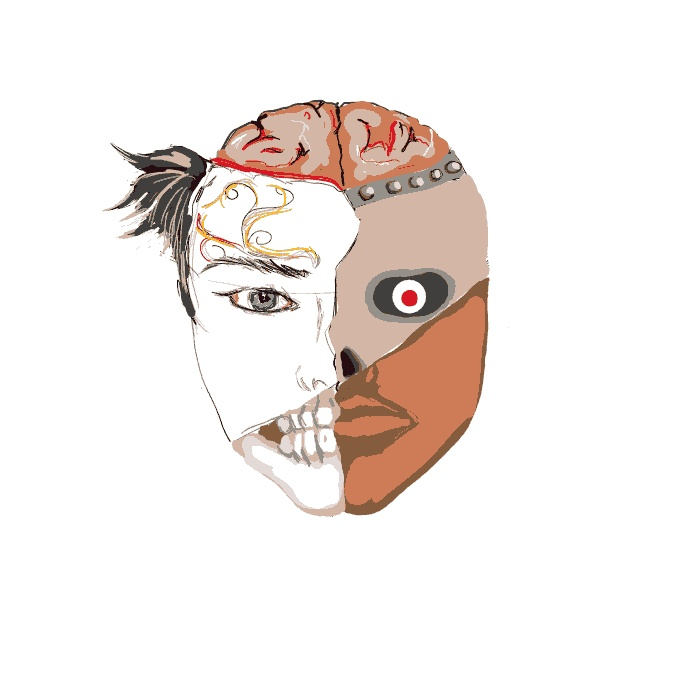
#> input picture segmenter.jpg, 689 x 676 px, found by its file name
$ python vectoriser.py
#> lines starting #> are read from the running program, lines starting #| are printed output that depends on the picture; after the words box and inside, x2 and y2 are one past the last pixel; in counts of white or black regions, pixels touching at a corner belong together
import cv2
import numpy as np

img = cv2.imread('./imgs/instadp.jpg')

frame = cv2.imread('./imgs/segmenter.jpg')
#> frame is the input picture: shape (676, 689, 3); mean B, G, R 232.6, 235.9, 242.7


while True :
    cv2.imshow("original",cv2.medianBlur(frame,7))
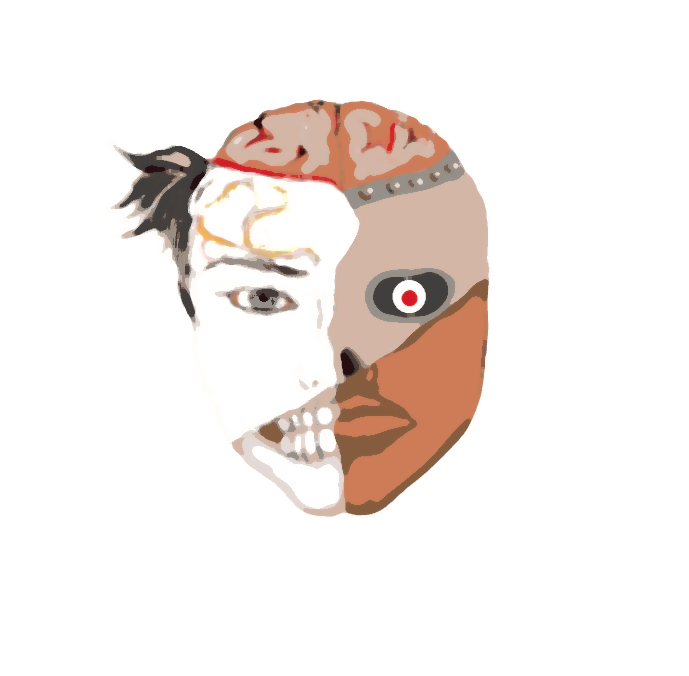
#> window 'original': shape (676, 689, 3); mean B, G, R 233.3, 236.6, 243.5
    gray = cv2.cvtColor(frame, cv2.COLOR_BGR2GRAY)
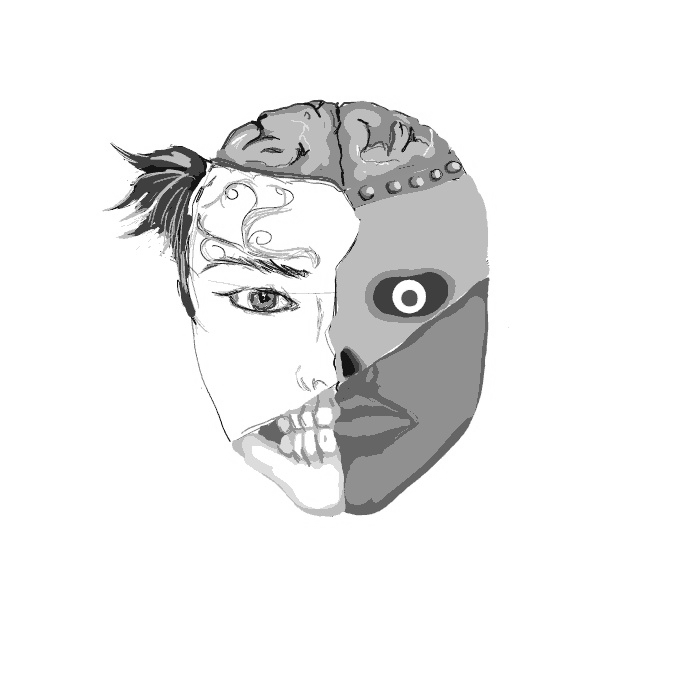
#> gray: shape (676, 689); min 15, max 255, mean 237.6
    gray = cv2.bilateralFilter(gray, 11, 17, 17)
    cv2.imshow("filtered",gray)
    edged = cv2.Canny(gray, 0, 255)
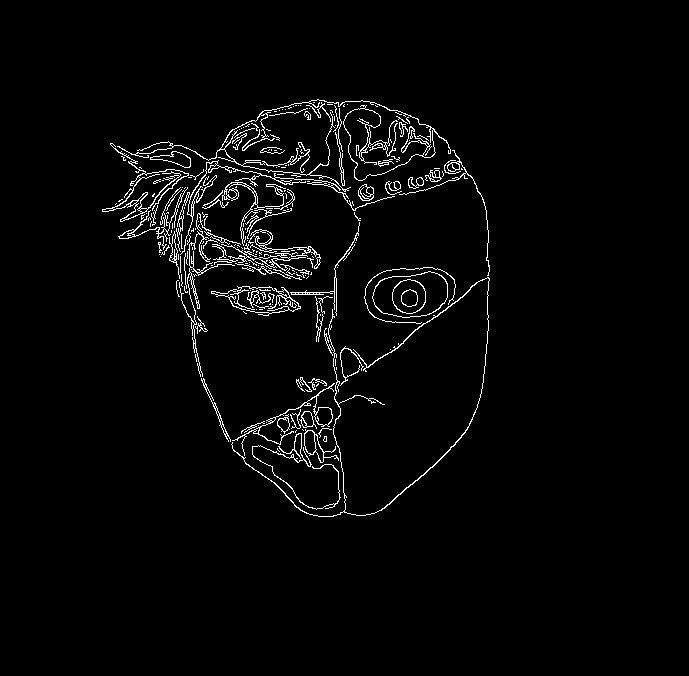
#> edged: shape (676, 689); 2.7% white in thin lines or dots, all inside (x1, y1, x2, y2) = (102, 99, 490, 517)
    cv2.imshow("Canny",edged)

    if cv2.waitKey(1) == 27 :
#> (key Esc is pressed here)
        break

cv2.destroyAllWindows()
